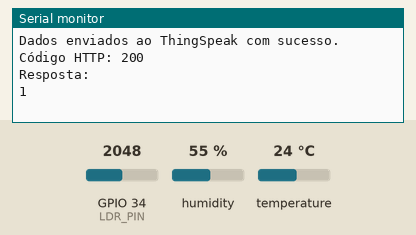
The sketch below on a simulated ESP32. Parts: the last lines printed to the serial monitor. Inputs (shaded band) come from the test bench; at power-on: humidity 55 %, GPIO 34 (LDR_PIN) = 2048, temperature 24 °C. WiFi joins after 1.5 s; servers stay silent unless stated; web services answer with replies made up by the test bench.

Above: at 2.7 s.
2.8 s: humidity set to 22 %
14.2 s: GPIO 34 (LDR_PIN) set to 2866
At 16.89 s:
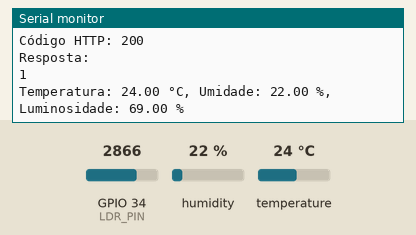
25.6 s: temperature set to 12 °C
At 32.11 s:
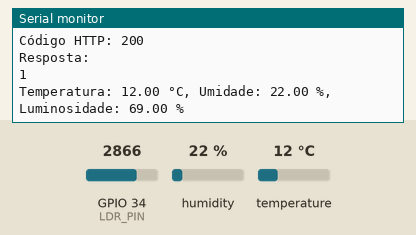
37.0 s: GPIO 34 (LDR_PIN) set to 3603
At 47.33 s:
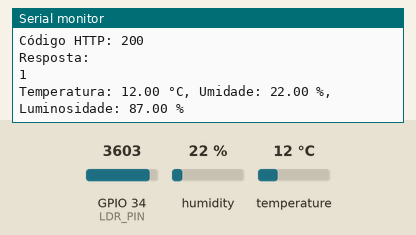
48.4 s: humidity set to 40 %
At 49.0 s:
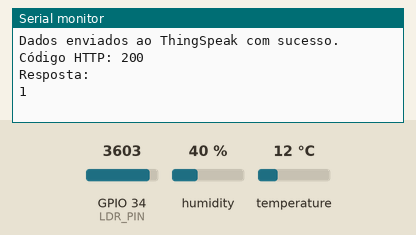
Timing chart, 0 to 51.4 s (numbered marks = the images above; inputs shaded):
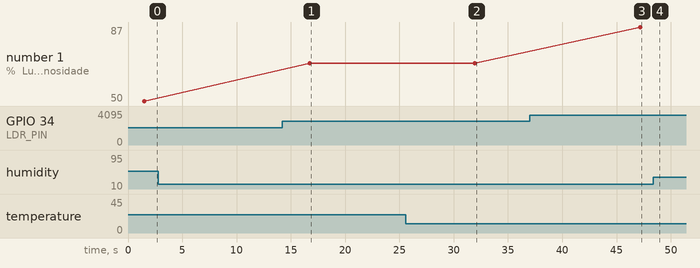

Measured:
- after the input at 14.2 s, the serial monitor: prints a new line after 2.5 s (image 1)
- after the input at 25.6 s, the serial monitor: prints a new line after 6.4 s (image 2)
- after the input at 37.0 s, the serial monitor: prints a new line after 10.2 s (image 3)
- plotted number 1: 50 → 69 after the input at 14.2 s, 69 → 87 after the input at 37.0 s

The sketch:

esp32.ino
```cpp
#include <WiFi.h>
#include <HTTPClient.h>
#include <DHT.h>

#define DHTPIN 15           // Pino do sensor DHT22
#define DHTTYPE DHT22
DHT dht(DHTPIN, DHTTYPE);

#define LDR_PIN 34          // Pino analógico onde está conectado o LDR

// Wi-Fi e ThingSpeak
const char* ssid = "Wokwi-GUEST";
const char* password = "";
const char* apiKey = "0WU7J5JUOXK6HK3G"; // Sua chave de escrita
const char* server = "http://api.thingspeak.com";

void setup() {
  Serial.begin(9600);
  dht.begin();
  pinMode(LDR_PIN, INPUT);

  WiFi.begin(ssid, password);
  Serial.print("Conectando ao WiFi");
  while (WiFi.status() != WL_CONNECTED) {
    delay(500);
    Serial.print(".");
  }
  Serial.println(" conectado!");
}

void loop() {
  if (WiFi.status() == WL_CONNECTED) {
    float humidity = dht.readHumidity();
    float temperature = dht.readTemperature();

    if (isnan(humidity) || isnan(temperature)) {
      Serial.println("Falha ao ler o sensor DHT22!");
      delay(2000);
      return;
    }

    // Leitura da luminosidade
    int ldrValue = analogRead(LDR_PIN);  // valor entre 0 e 4095
    float luminosidade = map(ldrValue, 0, 4095, 0, 100); // converte para % (0 a 100%)

    // Mostra no serial monitor
    Serial.print("Temperatura: ");
    Serial.print(temperature);
    Serial.print(" °C, Umidade: ");
    Serial.print(humidity);
    Serial.print(" %, Luminosidade: ");
    Serial.print(luminosidade);
    Serial.println(" %");

    // Envio ao ThingSpeak
    HTTPClient http;
    String url = String(server) + "/update?api_key=" + apiKey +
                 "&field1=" + String(temperature, 2) +
                 "&field2=" + String(humidity, 2) +
                 "&field3=" + String(luminosidade, 2);

    http.begin(url);
    int httpCode = http.GET();

    if (httpCode > 0) {
      String payload = http.getString();
      Serial.println("Dados enviados ao ThingSpeak com sucesso.");
      Serial.print("Código HTTP: ");
      Serial.println(httpCode);
      Serial.println("Resposta: ");
      Serial.println(payload);
    } else {
      Serial.print("Erro ao enviar dados. Código HTTP: ");
      Serial.println(httpCode);
    }

    http.end();
  } else {
    Serial.println("WiFi não conectado. Tentando reconectar...");
    WiFi.begin(ssid, password);
  }

  delay(15000); // respeita limite do ThingSpeak
}
```
